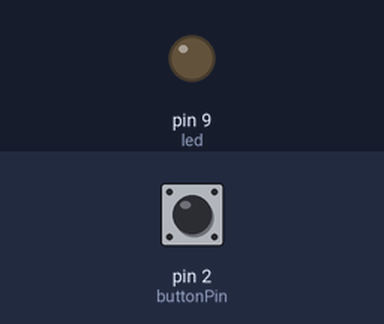
Bench run of a sketch on a simulated Arduino Uno, built with avr-gcc and run on an emulated ATmega328P. Parts: output pins drawn as LEDs (lit = HIGH). The inputs (shaded band) are chosen by the test bench; at power-on: pin 2 (buttonPin) LOW.

Above: at 1.2 s.
1.3 s: pin 2 (buttonPin) pulled HIGH for 1 s
At 1.48 s:
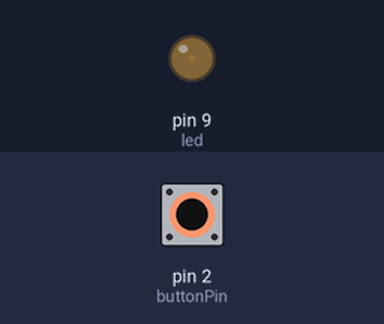
3.8 s: pin 2 (buttonPin) pulled HIGH for 3.2 s
At 4.25 s:
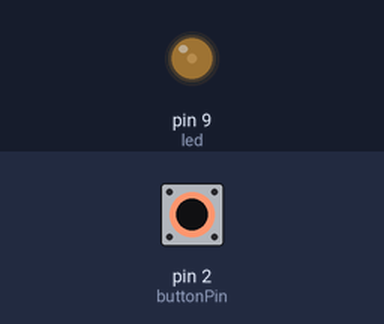
8.5 s: pin 2 (buttonPin) pulled HIGH for 3.2 s
At 8.65 s:
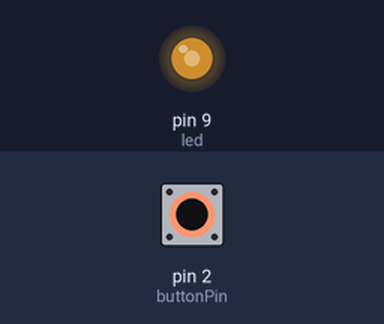
Timing chart, 0 to 13.2 s (numbered marks = the images above; inputs shaded):
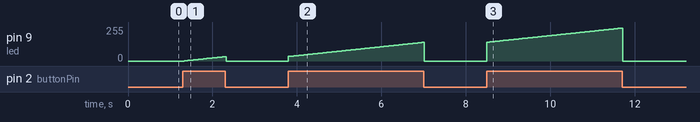

The sketch:

led_fade_button.ino
```cpp
//fade+button

const int buttonPin = 2;
int led = 9;
int brightness = 0;
int fadeAmount = 1;
int buttonState = 0;

void setup()  {
  pinMode(led, OUTPUT);
  pinMode(buttonPin, INPUT);
}


void loop()  {
  buttonState = digitalRead(buttonPin);

  if (buttonState == HIGH) {
    analogWrite(led, brightness);
    brightness = brightness + fadeAmount;
    if (brightness == 0 || brightness == 255) {
      fadeAmount = -fadeAmount ;
    }
    delay(30);
  }
  else{
    analogWrite(led, 0);
  }
}
```

Measured:
- after the input at 1.3 s, pin 9 (led): rises from 0/255 to 33/255 in 0.96 s, then falls to 0/255 in 0.03 s
- after the input at 3.8 s, pin 9 (led): rises from 0/255 to 140/255 in 3.2 s, then falls to 0/255 in 0.03 s
- after the input at 8.5 s, pin 9 (led): rises from 0/255 to 247/255 in 3.2 s, then falls to 0/255 in 0.03 s
